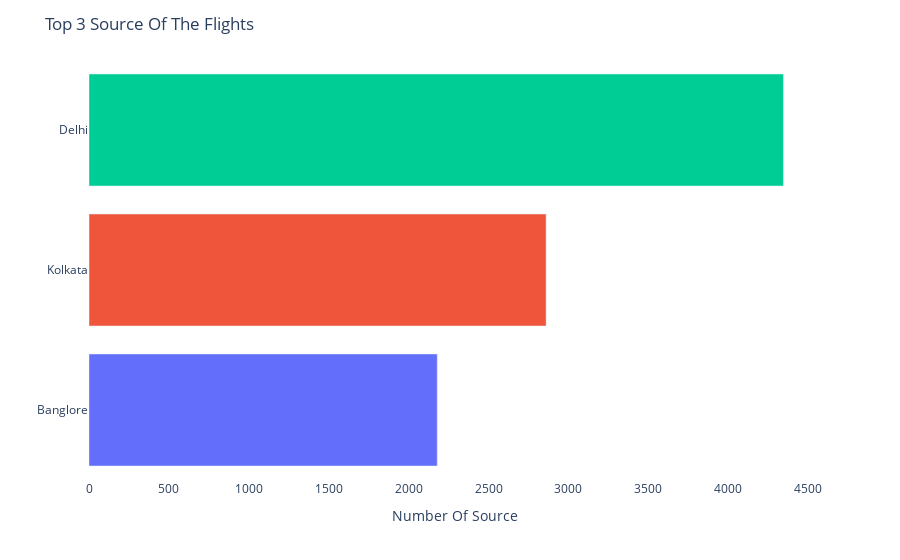

Source (notebook cell):
### Markdown cell above
<div style="background-color:#f5f3f4; border-radius:10px 10px;border-style: solid;border-width:5px;border-color:#e56b6f;">
<h3 style="color:#000000;font-size:35px;font-family:Georgia;text-align:center;"><strong>Takeaway Points</strong></h3> 
<p style= "font-family:Georgia;color:#2b2d42;font-size:110%;text-align:center;">From the above bar chart we can say that,top 5 airlines are <b>Jet airways,Indigo, AirIndia, Multiple Carriers, Spicejet.</p>
</div>

### Code cell
vc = train['Source'].value_counts().to_frame().reset_index().head(3)
fig = px.bar(x=vc["Source"][::-1], y=vc["index"][::-1], orientation='h',color=vc['index'])
fig.update_layout(title = "Top 3 Source Of The Flights ", xaxis_title="Number Of Source", yaxis_title = "", plot_bgcolor="#fff", showlegend = False)

### Figure 1 — Plotly figure (JSON) as saved in the notebook; plotly's stock layout.template omitted (floating-point values rounded to 4 significant figures)
{"data": [{"alignmentgroup": "True", "hovertemplate": "color=Delhi<br>x=%{x}<br>y=%{y}<extra></extra>", "legendgroup": "Delhi", "marker": {"color": "#636efa", "pattern": {"shape": ""}}, "name": "Delhi", "offsetgroup": "Delhi", "orientation": "h", "showlegend": true, "textposition": "auto", "type": "bar", "x": [2179], "xaxis": "x", "y": ["Banglore"], "yaxis": "y"}, {"alignmentgroup": "True", "hovertemplate": "color=Kolkata<br>x=%{x}<br>y=%{y}<extra></extra>", "legendgroup": "Kolkata", "marker": {"color": "#EF553B", "pattern": {"shape": ""}}, "name": "Kolkata", "offsetgroup": "Kolkata", "orientation": "h", "showlegend": true, "textposition": "auto", "type": "bar", "x": [2860], "xaxis": "x", "y": ["Kolkata"], "yaxis": "y"}, {"alignmentgroup": "True", "hovertemplate": "color=Banglore<br>x=%{x}<br>y=%{y}<extra></extra>", "legendgroup": "Banglore", "marker": {"color": "#00cc96", "pattern": {"shape": ""}}, "name": "Banglore", "offsetgroup": "Banglore", "orientation": "h", "showlegend": true, "textposition": "auto", "type": "bar", "x": [4345], "xaxis": "x", "y": ["Delhi"], "yaxis": "y"}], "layout": {"barmode": "relative", "legend": {"title": {"text": "color"}, "tracegroupgap": 0}, "margin": {"t": 60}, "plot_bgcolor": "#fff", "showlegend": false, "title": {"text": "Top 3 Source Of The Flights "}, "xaxis": {"anchor": "y", "domain": [0, 1], "title": {"text": "Number Of Source"}}, "yaxis": {"anchor": "x", "domain": [0, 1], "title": {"text": ""}}}}
